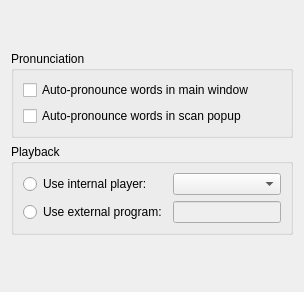
     <widget class="QWidget" name="tab_2">
      <attribute name="icon">
       <iconset resource="resources.qrc">
        <normaloff>:/icons/playsound_color.png</normaloff>:/icons/playsound_color.png</iconset>
      </attribute>
      <attribute name="title">
       <string>&amp;Audio</string>
      </attribute>
      <layout class="QVBoxLayout" name="verticalLayout_7">
       <item>
        <spacer name="verticalSpacer_4">
         <property name="orientation">
          <enum>Qt::Vertical</enum>
         </property>
         <property name="sizeHint" stdset="0">
          <size>
           <width>20</width>
           <height>40</height>
          </size>
         </property>
        </spacer>
       </item>
       <item>
        <widget class="QGroupBox" name="groupBox_3">
         <property name="title">
          <string>Pronunciation</string>
         </property>
         <layout class="QVBoxLayout" name="verticalLayout_15">
          <item>
           <widget class="QCheckBox" name="pronounceOnLoadMain">
            <property name="text">
             <string>Auto-pronounce words in main window</string>
            </property>
           </widget>
          </item>
          <item>
           <widget class="QCheckBox" name="pronounceOnLoadPopup">
            <property name="text">
             <string>Auto-pronounce words in scan popup</string>
            </property>
           </widget>
          </item>
         </layout>
        </widget>
       </item>
       <item>
        <widget class="QGroupBox" name="groupBox_4">
         <property name="title">
          <string>Playback</string>
         </property>
         <layout class="QGridLayout" name="gridLayout_audioPlayer">
          <item row="0" column="0">
           <widget class="QRadioButton" name="useInternalPlayer">
            <property name="toolTip">
             <string>Play audio files via built-in audio support</string>
            </property>
            <property name="text">
             <string>Use internal player:</string>
            </property>
           </widget>
          </item>
          <item row="0" column="1">
           <widget class="QComboBox" name="internalPlayerBackend">
            <property name="toolTip">
             <string>Choose audio back end</string>
            </property>
           </widget>
          </item>
          <item row="1" column="0">
           <widget class="QRadioButton" name="useExternalPlayer">
            <property name="toolTip">
             <string>Use any external program to play audio files</string>
            </property>
            <property name="text">
             <string>Use external program:</string>
            </property>
           </widget>
          </item>
          <item row="1" column="1">
           <widget class="QLineEdit" name="audioPlaybackProgram">
            <property name="enabled">
             <bool>false</bool>
            </property>
            <property name="toolTip">
             <string>Enter audio player command line</string>
            </property>
           </widget>
          </item>
         </layout>
        </widget>
       </item>
       <item>
        <spacer name="verticalSpacer_2">
         <property name="orientation">
          <enum>Qt::Vertical</enum>
         </property>
         <property name="sizeHint" stdset="0">
          <size>
           <width>20</width>
           <height>46</height>
          </size>
         </property>
        </spacer>
       </item>
      </layout>
     </widget>
